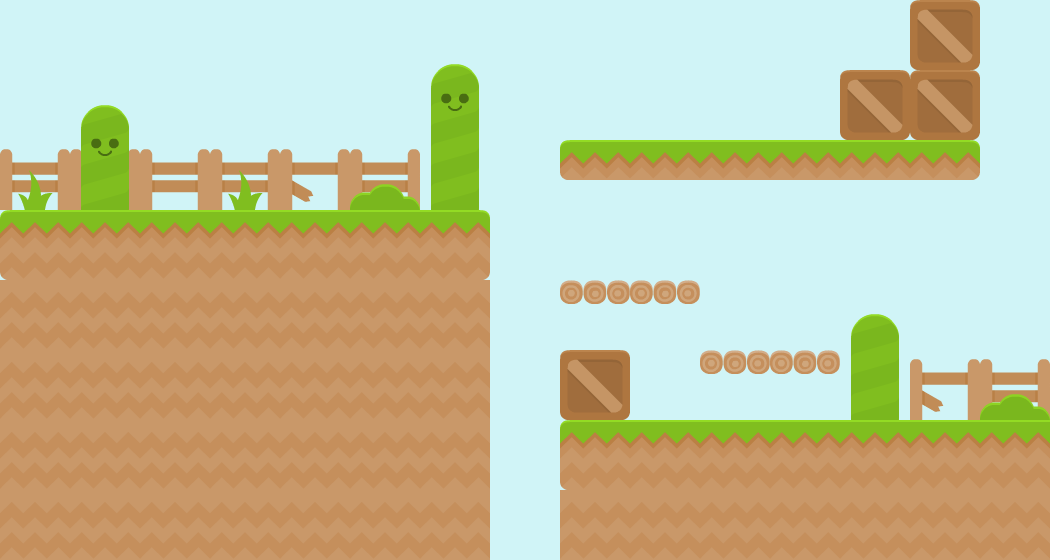

This is a level from a 2D game, rendered from its Tiled map with the project's own tilesets. A one-line summary and the complete map file follow:
An orthogonal 15x8 tile map with 70x70 px tiles, 5 tile layers (Background, Details, Details, Block, ...) and 1 object.

<map version="1.0" orientation="orthogonal" renderorder="right-down" width="15" height="8" tilewidth="70" tileheight="70" nextobjectid="4">
 <tileset firstgid="1" name="tiles" tilewidth="70" tileheight="70" tilecount="25" columns="5">
  <image source="../imgs/tilesets/tiles.png" width="350" height="350" />
 </tileset>
 <layer name="Background" width="15" height="8">
  <data encoding="csv">
15,15,15,15,15,15,15,15,15,15,15,15,15,15,15,
15,15,15,15,15,15,15,15,15,15,15,15,15,15,15,
15,15,15,15,15,15,15,15,15,15,15,15,15,15,15,
15,15,15,15,15,15,15,15,15,15,15,15,15,15,15,
15,15,15,15,15,15,15,15,15,15,15,15,15,15,15,
15,15,15,15,15,15,15,15,15,15,15,15,15,15,15,
15,15,15,15,15,15,15,15,15,15,15,15,15,15,15,
15,15,15,15,15,15,15,15,15,15,15,15,15,15,15
</data>
 </layer>
 <layer name="Details" width="15" height="8">
  <data encoding="csv">
0,0,0,0,0,0,0,0,0,0,0,0,0,0,0,
0,0,0,0,0,0,0,0,0,0,0,0,0,0,0,
5,5,5,5,10,5,0,0,0,0,0,0,0,0,0,
0,0,0,0,0,0,0,0,0,0,0,0,0,0,0,
0,0,0,0,0,0,0,0,0,0,0,0,0,0,0,
0,0,0,0,0,0,0,0,0,0,0,0,0,10,5,
0,0,0,0,0,0,0,0,0,0,0,0,0,0,0,
0,0,0,0,0,0,0,0,0,0,0,0,0,0,0
</data>
 </layer>
 <layer name="Details" width="15" height="8">
  <data encoding="csv">
0,0,0,0,0,0,9,0,0,0,0,0,0,0,0,
0,13,0,0,0,0,14,0,0,0,0,0,0,0,0,
24,18,0,24,0,22,19,0,0,0,0,0,0,0,0,
0,0,0,0,0,0,0,0,0,0,0,0,0,0,0,
0,0,0,0,0,0,0,0,0,0,0,0,12,0,0,
0,0,0,0,0,0,0,0,24,0,0,0,17,0,22,
0,0,0,0,0,0,0,0,0,0,0,0,0,0,0,
0,0,0,0,0,0,0,0,0,0,0,0,0,0,0
</data>
 </layer>
 <layer name="Block" width="15" height="8">
  <data encoding="csv">
0,0,0,0,0,0,0,0,0,0,0,0,0,25,0,
0,0,0,0,0,0,0,0,0,0,0,0,25,25,0,
0,0,0,0,0,0,0,0,0,0,0,0,0,0,0,
2,3,3,3,3,3,4,0,0,0,0,0,0,0,0,
8,8,8,8,8,8,8,0,0,0,0,0,0,0,0,
8,8,8,8,8,8,8,0,25,0,0,0,0,0,0,
8,8,8,8,8,8,8,0,2,3,3,3,3,3,3,
8,8,8,8,8,8,8,0,8,8,8,8,8,8,8
</data>
 </layer>
 <layer name="Platform" width="15" height="8">
  <data encoding="csv">
0,0,0,0,0,0,0,0,0,0,0,0,0,0,0,
0,0,0,0,0,0,0,0,0,0,0,0,0,0,0,
0,0,0,0,0,0,0,0,16,11,11,11,11,6,0,
0,0,0,0,0,0,0,0,0,0,0,0,0,0,0,
0,0,0,0,0,0,0,0,23,23,0,0,0,0,0,
0,0,0,0,0,0,0,0,0,0,23,23,0,0,0,
0,0,0,0,0,0,0,0,0,0,0,0,0,0,0,
0,0,0,0,0,0,0,0,0,0,0,0,0,0,0
</data>
 </layer>
 <objectgroup name="Player Spawn">
  <object id="3" gid="20" x="140" y="210" width="70" height="70" />
 </objectgroup>
</map>
